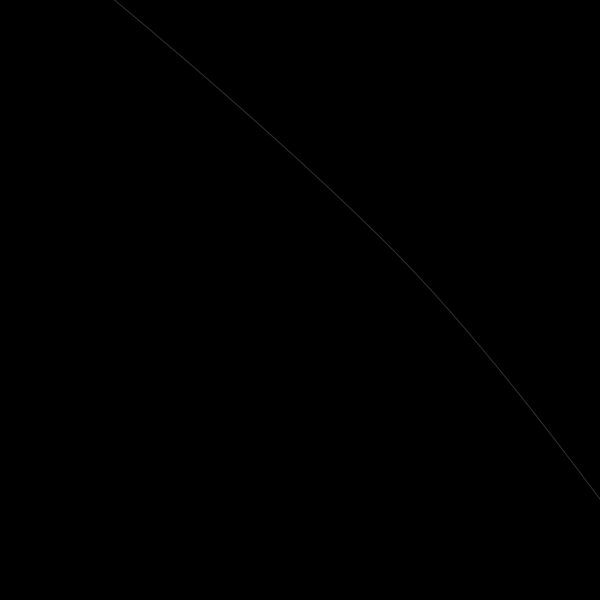
Frame 1 (no input)
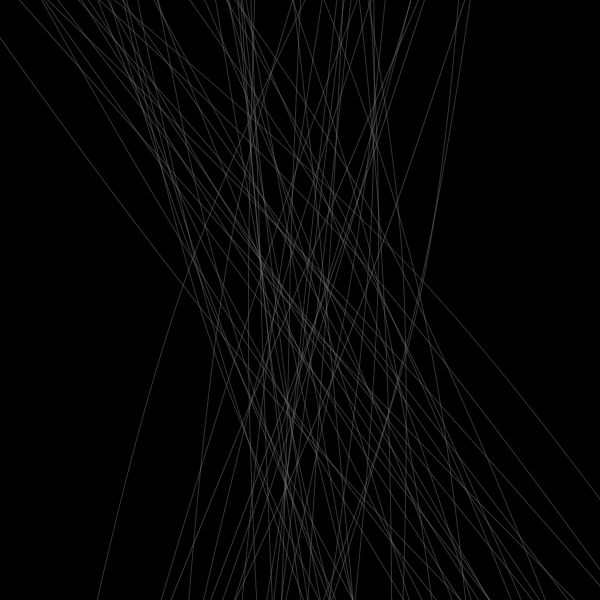
Frame 60 (the mouse pressed at the canvas centre just before this capture)
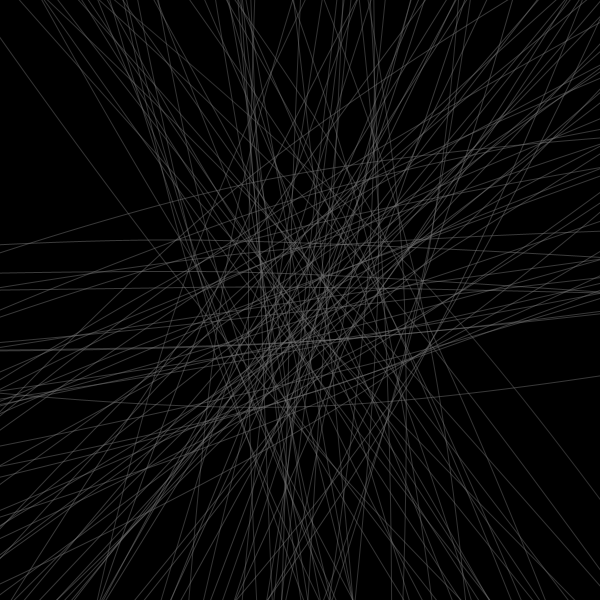
Frame 120 (the mouse held since frame 60 and released just before this capture)

The Processing sketch that drew these frames (run headless with seeded random() and noise(); from frame 60 on, the mouse is pressed at the canvas centre):

// Processing sketch: processing_17068
// ── processing_17068.pde

float angulo = 0;


void setup(){

  //frameRate(15);
  size (600,600);
  background(0);
  smooth();
}


void draw(){
  
  float achica = map(second(), 0, 60, width-50, 0);
  float agranda = map(second(), 0, 60, 0, width-50);
  float colormas = map(second(), 0, 60, 0, 255);
  float colormenos= map(second(), 0, 60, 255, 0);
  
  //fill(0,5);
  //noStroke();
 // rectMode(CORNER);
 // rect(0,0,600,600);

  noFill();
  rectMode(CENTER);


pushMatrix();
  stroke (colormas,colormas);
  translate(300,300);
  rotate(angulo);

 beginShape();
  curveVertex (random(-500),random(-500));
  curveVertex (-width,-width);
  curveVertex (random(-100,+100),random(-100,+100));
  curveVertex (width,width);
  curveVertex (random(500),random(500));
  endShape(); 
  
  //ellipse(0,0,random(0,agranda),agranda); // probar con achica y agranda
popMatrix();


angulo += 0.02;


}
